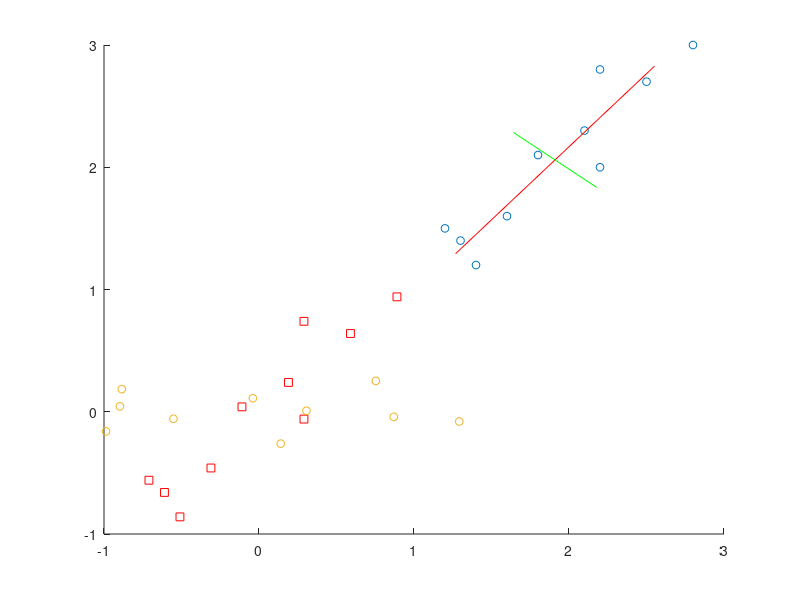
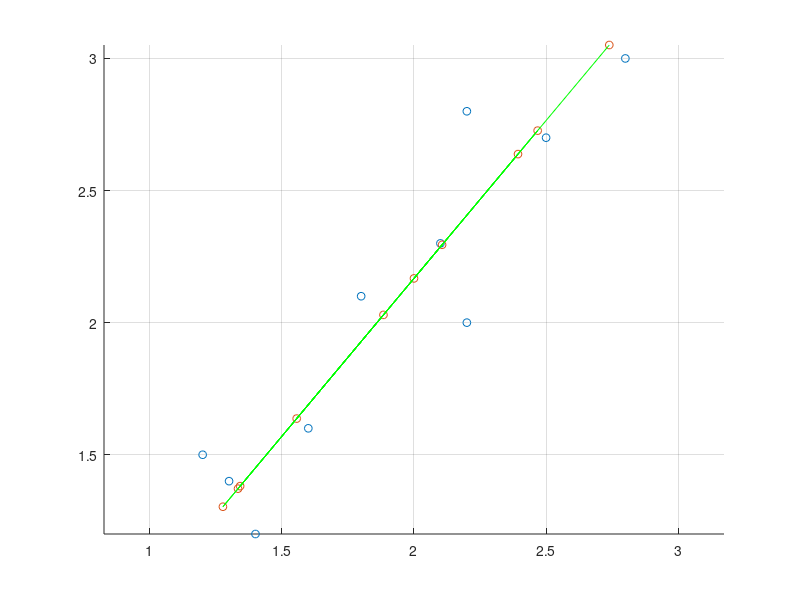

Write MATLAB code to recreate these figures, in order.
%% Example to demonstrate the use of PCA in 2D.
%% Computes the principal components, and then
%% rebuilds the data fully using both dimensions, 
%% or approximately using only one dimension.
%%
%% last edited: 15/03/2014

clear all;  close all;

disp('This is the example data set:')
V = [2.8 2.2 2.2 1.6 2.5 1.4 1.8 1.2 2.1 1.3;   
      3.0 2.0 2.8 1.6 2.7 1.2 2.1 1.5 2.3 1.4];
disp(V');  

m1 = mean(V(1,:)); m2 = mean(V(2,:));

Vm1 = V(1,:) - m1; 
Vm2 = V(2,:) - m2; 

disp('The mean vector is:')
disp([m1 m2]);


disp('Press a key to continue and see the zero-mean adjusted data set:'); pause;
h = [Vm1;Vm2];
disp(h');

%%Plot the data and zero-mean data
scatter(V(1,:),V(2,:),32); hold on 
scatter(Vm1,Vm2,32,[1 0 0],'rs') 

disp('press a key to continue and compute the Covariance Matrix...'); pause;
C = cov(h')

disp('press a key to continue and show the eigenvectors and eigenvalues...'); pause;
[eigvec,eigval] = eig(C)

% PLOT THE EIGENVECTORS!
plot(m1+[-1 1]*eigvec(1,2),m2+[-1 1]*eigvec(2,2),'r-');
plot(m1+[-0.35 0.35]*eigvec(1,1),m2+[-0.35 0.35]*eigvec(2,1),'g-');
   
disp('press a key to continue to show ||u|| = 1'); pause;
eigvec'*eigvec

disp('press a key to continue and show the data set wrt the PCs'); pause;

[ordeigvec,ordeigval] = eigs(C)   %%%%% or [eigvec(:,2)' ; eigvec(:,1)']'
PCspace = ordeigvec'*h;
PCspace'
figure;
scatter(PCspace(1,:),PCspace(2,:),32); 
figure(1);
scatter(PCspace(1,:),PCspace(2,:),32); 

disp('Covariance of the new representation of the data:');
cov(PCspace')

disp('press a key to continue and reconstruct the original data'); pause;
back_to_x= PCspace' * ordeigvec'
W = zeros(10,2);
W(:,1) = back_to_x(:,1) + m1;
W(:,2) = back_to_x(:,2) + m2;
disp('And add back in the mean...');
W


disp('press a key to continue and generate approximate data (with added mean)'); pause;

H = eye(2); H(2,2)=0;
back_to_x= PCspace' * H * ordeigvec';
W = zeros(10,2);
W(:,1) = back_to_x(:,1) + m1;
W(:,2) = back_to_x(:,2) + m2;
W

figure(2);
scatter(V(1,:),V(2,:),32); hold on; grid; 
scatter(W(:,1),W(:,2),32,'rs'); axis equal;
plot(W(:,1), W(:,2),'g')

